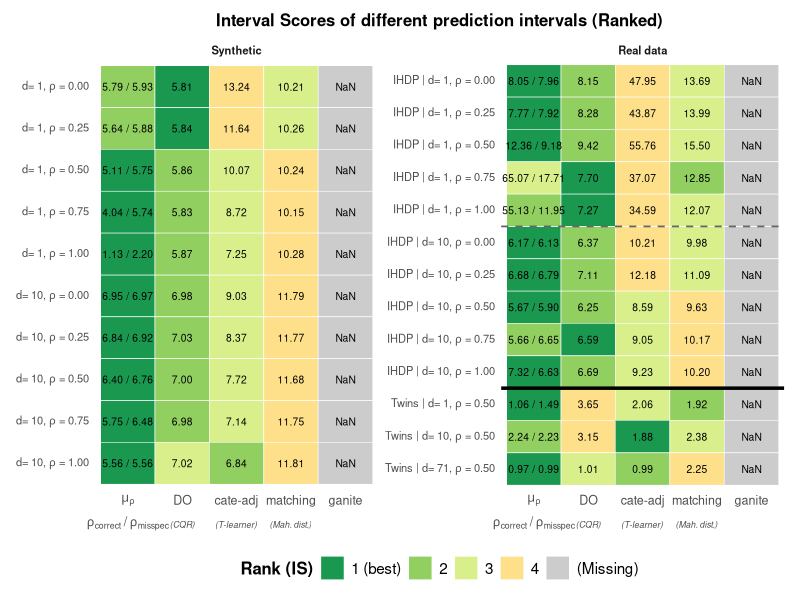
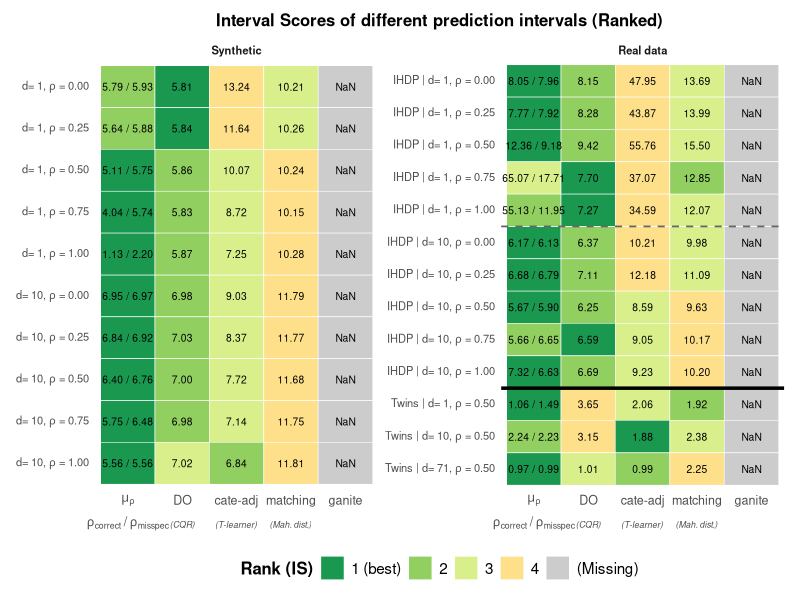

Recreate these plots in R, in order.
# ==== MSE rank heatmap (legend right + flattened rows) ====
mse_final <- read.csv("intervalscore_results.csv", stringsAsFactors = FALSE)

library(dplyr)
library(tidyr)
library(stringr)
library(ggplot2)

# ---------- 1) Wide → long ----------
mse_long <- mse_final %>%
  pivot_longer(cols = -c(DGP, n, d, rho),
               names_to = "method", values_to = "value") %>%
  mutate(method = case_when(
    method %in% c("C_rho_rhoPerturbed", "C_rhoperturbed") ~ "mu_rho-misspecified",
    TRUE ~ method
  ))

# ---------- 2) Parse "mean ± SE" ----------
split <- str_split_fixed(as.character(mse_long$value), "\\s*(±|\\+/-|\\+-)\\s*", 2)
mse_long <- mse_long %>%
  mutate(
    mean_MSE = suppressWarnings(as.numeric(trimws(split[,1]))),
    se_MSE   = suppressWarnings(as.numeric(na_if(trimws(split[,2]), "NA"))),
    n   = as.numeric(n),
    d   = as.numeric(d),
    rho = as.numeric(rho)
  )

# ---------- 3) Merge C_rho & misspecified into one pseudo-method ----------
combo <- mse_long %>%
  filter(method %in% c("C_rho","mu_rho-misspecified")) %>%
  select(DGP, n, d, rho, method, mean_MSE) %>%
  pivot_wider(names_from = method, values_from = mean_MSE) %>%
  mutate(
    method    = "mu_rho (combined)",
    mean_MSE  = `mu_rho-misspecified`,                 # <<< rank by misspecified
    label_str = sprintf("%.2f / %.2f", `C_rho`, `mu_rho-misspecified`)
  ) %>%
  select(DGP, n, d, rho, method, mean_MSE, label_str)

others <- mse_long %>%
  filter(!method %in% c("C_rho","mu_rho-misspecified")) %>%
  mutate(label_str = sprintf("%.2f", mean_MSE)) %>%
  select(DGP, n, d, rho, method, mean_MSE, label_str)

mse <- bind_rows(combo, others)

# ---------- 4) Keep methods/rho of interest; drop Synthetic n=500 ----------
methods_order <- c("mu_rho (combined)","DO","CATE_adj","matching","ganite")  # μρ first
rho_grid <- c(0, 0.25, 0.5, 0.75, 1)

mse <- mse %>%
  filter(method %in% methods_order) %>%
  filter(is.na(rho) | rho %in% rho_grid) %>%
  filter(!(DGP == "Synthetic" & n == 500))

# ---------- 5) Scenario labels (remove n=..., keep d and ρ) ----------
fmt_rho <- function(x) {
  ifelse(is.na(x), "NA", formatC(as.numeric(x), format = "f", digits = 2))
}

mse <- mse %>%
  mutate(scenario = sprintf("%s | d=%s, ρ=%s", DGP, d, fmt_rho(rho)))

# ---------- 6) Rank (1 = best … 5 = worst) ----------
ranked <- mse %>%
  group_by(scenario) %>%
  mutate(
    rank_tmp = base::rank(mean_MSE, ties.method = "min"),
    rank_int = dplyr::dense_rank(rank_tmp),
    rank_int = pmin(rank_int, 5L)
  ) %>%
  ungroup() %>%
  mutate(rank_cat = factor(rank_int, levels = 1:5,
                           labels = c("1 (best)","2","3","4","(Missing)")))

# ---------- 7) Order rows: Synthetic → IHDP → Twins (top→bottom) ----------
scenario_meta <- mse %>%
  distinct(scenario, DGP, d, rho) %>%
  mutate(DGP_key = case_when(
    DGP == "Synthetic" ~ 1L,
    DGP == "IHDP"      ~ 2L,
    DGP == "Twins"     ~ 3L,
    TRUE               ~ 99L
  )) %>%
  arrange(DGP_key, d, rho)

ranked$scenario <- factor(ranked$scenario,
                          levels = rev(scenario_meta$scenario))

# ---------- 8) Convert row labels to plotmath expressions with bold rho ----------
make_label_expr <- function(s) {
  parts <- strsplit(s, "\\|")[[1]]
  dgp <- trimws(parts[1])
  details <- trimws(parts[2])
  d_val <- sub(".*d=([0-9]+).*", "\\1", details)
  rho_val <- sub(".*ρ=(.*)", "\\1", details)
  sprintf('"%s"~"| d="~%s*","~bold(rho)~"="~"%s"', dgp, d_val, rho_val)
}
scenario_levels <- levels(ranked$scenario)
lab_expr <- sapply(scenario_levels, make_label_expr)

# ---------- 9) Separators ----------
scenario_meta_plot <- ranked %>%
  distinct(scenario, DGP, rho) %>%
  mutate(y_index = match(scenario, levels(ranked$scenario)))

# Thick lines between datasets
dgp_sep <- scenario_meta_plot %>%
  group_by(DGP) %>%
  summarise(last_idx = max(y_index), .groups = "drop") %>%
  transmute(yintercept = last_idx + 0.5)

# Thin lines between rho=1 and rho=0 (consider reversed order!)
rho_sep <- scenario_meta_plot %>%
  group_by(DGP) %>%
  arrange(desc(y_index), .by_group = TRUE) %>%
  mutate(next_rho = lead(rho)) %>%
  filter(rho == 1 & next_rho == 0) %>%
  transmute(yintercept = y_index - 0.5)

# ---------- 10) Force column order ----------
ranked$method <- factor(ranked$method, levels = methods_order)

# ---------- 11) Panel assignment: Synthetic (left) vs Real data (right), separators, and plot ----------
library(patchwork)   # for side-by-side & shared legend; install if needed

# Attach panel directly from DGP and set panel order (Synthetic left, Real data right)
ranked <- ranked %>%
  dplyr::mutate(
    panel = dplyr::if_else(DGP == "Synthetic", "Synthetic", "Real data"),
    panel = factor(panel, levels = c("Synthetic", "Real data"))
  )

# Build a meta table with per-panel y indices (respecting the existing factor order of 'scenario')
scenario_meta_plot <- ranked %>%
  dplyr::distinct(scenario, DGP, rho, panel) %>%
  dplyr::mutate(y_index = match(scenario, levels(ranked$scenario))) %>%
  dplyr::arrange(panel, y_index)

# Thick lines between datasets (per panel)
dgp_sep <- scenario_meta_plot %>%
  dplyr::group_by(panel, DGP) %>%
  dplyr::summarise(last_idx = max(y_index), .groups = "drop") %>%
  dplyr::transmute(panel, yintercept = last_idx + 0.5)

# Remove the first horizontal thick line (the top line) within each panel
dgp_sep <- dgp_sep %>%
  dplyr::group_by(panel) %>%
  dplyr::filter(yintercept != max(yintercept)) %>%
  dplyr::ungroup()

# Thin dashed lines between rho=1 and rho=0 (per panel; account for reversed y order)
rho_sep <- scenario_meta_plot %>%
  dplyr::group_by(panel, DGP) %>%
  dplyr::arrange(dplyr::desc(y_index), .by_group = TRUE) %>%
  dplyr::mutate(next_rho = dplyr::lead(rho)) %>%
  dplyr::filter(rho == 1 & next_rho == 0) %>%
  dplyr::transmute(panel, yintercept = y_index - 0.5) %>%
  dplyr::ungroup()

# ---------- Custom y-axis labels: remove "Synthetic" text for Synthetic panel ----------
scenario_levels <- levels(ranked$scenario)
panel_map_df <- ranked %>% dplyr::distinct(scenario, panel)
panel_lookup <- setNames(as.character(panel_map_df$panel), as.character(panel_map_df$scenario))

lab_expr <- vapply(scenario_levels, function(s) {
  parts <- strsplit(s, "\\|")[[1]]
  dgp <- trimws(parts[1])
  details <- trimws(parts[2])
  d_val <- sub(".*d=([0-9]+).*", "\\1", details)
  rho_val <- sub(".*ρ=(.*)", "\\1", details)
  if (identical(panel_lookup[[s]], "Synthetic")) {
    sprintf('"d="~%s*","~bold(rho)~"="~"%s"', d_val, rho_val)
  } else {
    sprintf('"%s"~"| d="~%s*","~bold(rho)~"="~"%s"', dgp, d_val, rho_val)
  }
}, character(1L))

# ---------- 12) Plot ----------
rank_pal <- c("1 (best)"="#1a9850","2"="#91cf60","3"="#d9ef8b","4"="#fee08b","(Missing)"="gray80")

p_split <- ggplot(ranked, aes(x = method, y = scenario, fill = rank_cat)) +
  geom_tile(color = "white", linewidth = 0.2) +
  geom_hline(data = dgp_sep, aes(yintercept = yintercept),
             inherit.aes = FALSE, color = "black", linewidth = 1.2) +
  geom_hline(data = rho_sep, aes(yintercept = yintercept),
             inherit.aes = FALSE, color = "grey40", linewidth = 0.6, linetype = "dashed") +
  geom_text(aes(label = label_str), size = 2.6) +
  scale_x_discrete(labels = function(x) {
    out <- dplyr::case_when(
      x == "mu_rho (combined)" ~ "atop(mu[rho], rho[correct]~'/'~rho[misspec])",
      x == "DO"                ~ "atop('DO', scriptstyle(italic('(CQR)')))",
      x == "CATE_adj"          ~ "atop('cate-adj', scriptstyle(italic('(T-learner)'))) ",
      x == "matching"          ~ "atop('matching', scriptstyle(italic('(Mah. dist.)')))",
      TRUE ~ paste0("'", x, "'")
    )
    parse(text = out)
  }) +
  scale_y_discrete(labels = setNames(parse(text = lab_expr), scenario_levels)) +
  scale_fill_manual(values = rank_pal, name = "Rank (IS)", drop = FALSE, na.value = "gray80") +
  labs(title = "Interval Scores of different prediction intervals (Ranked)", x = NULL, y = NULL) +
  facet_wrap(~ panel, ncol = 2, scales = "free_y") +
  theme_minimal(base_size = 10) +
  theme(
    axis.text.y = element_text(size = 8),
    axis.text.x = element_text(size = 9),
    legend.text = element_text(size = 11),
    legend.title = element_text(size = 12, face = "bold"),
    plot.title = element_text(face = "bold", margin = ggplot2::margin(b = 6), hjust = 0.5),
    strip.text = element_text(face = "bold"),
    strip.background = element_blank(),
    panel.grid  = element_blank(),
    legend.position = "bottom",
    plot.margin = ggplot2::margin(4, 6, 4, 6)
  )

# Combine panels with shared legend
p_split + plot_layout(guides = "collect") & theme(legend.position = "bottom")

# Save plot
ggsave("IS_heat_v2.pdf", width = 8.5, height = 6, dpi = 500)
